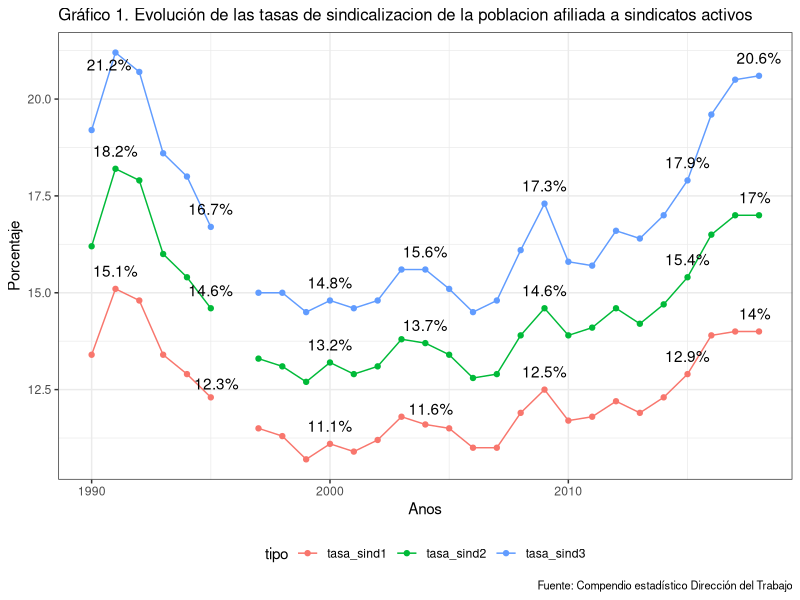
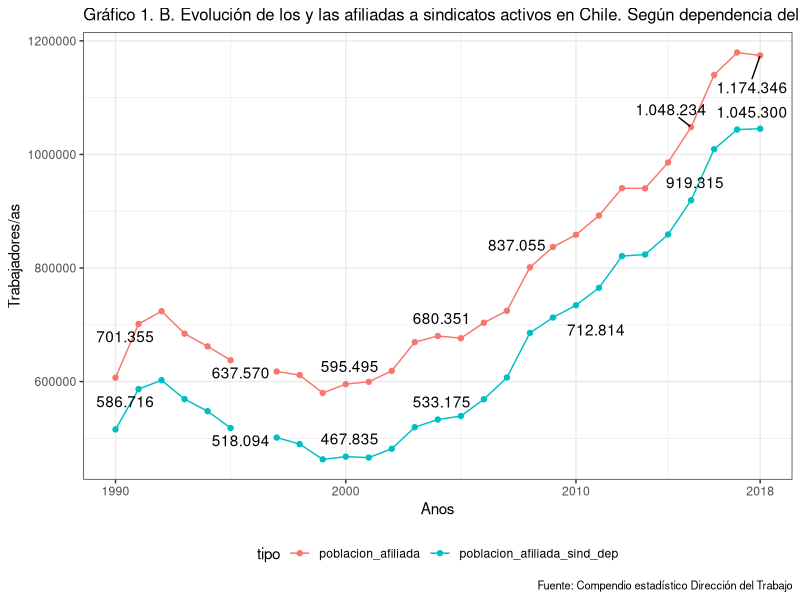
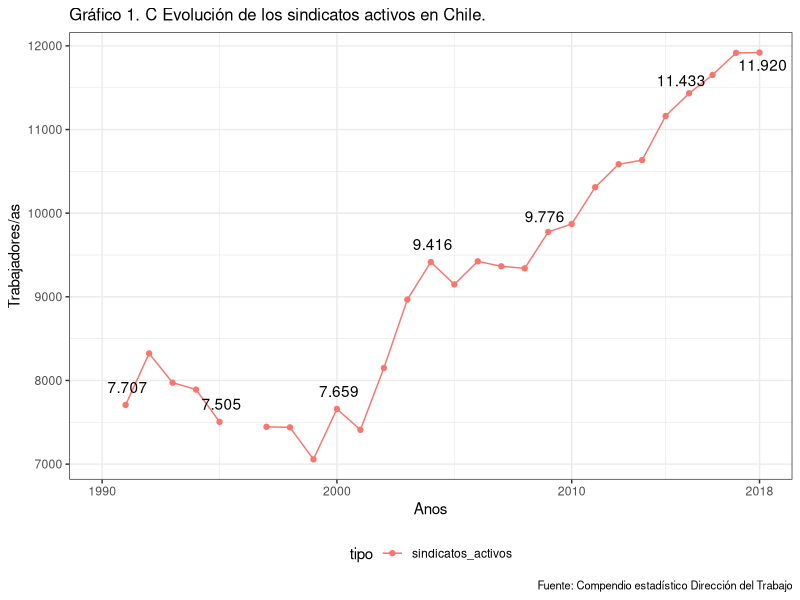
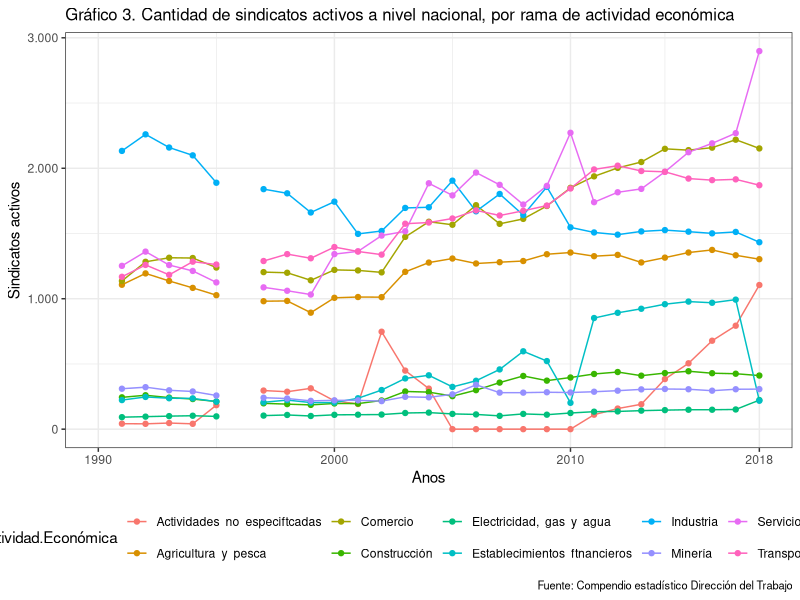
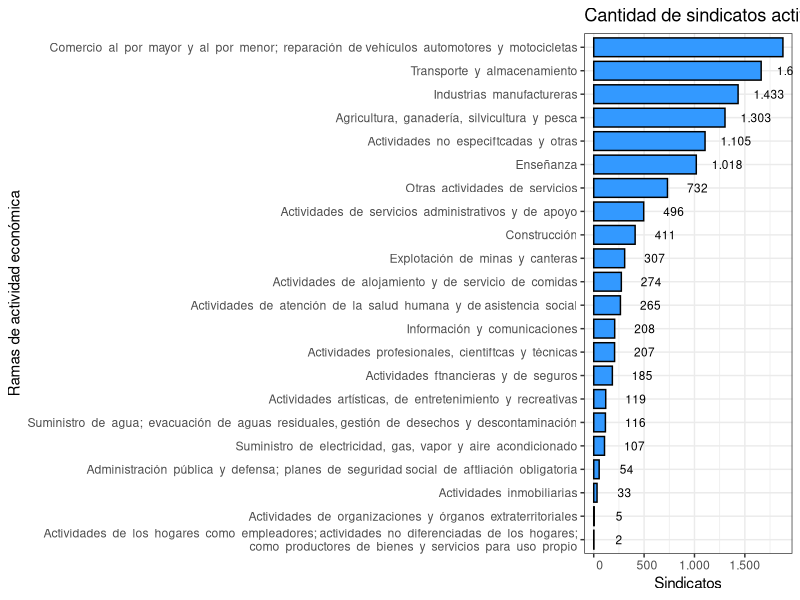
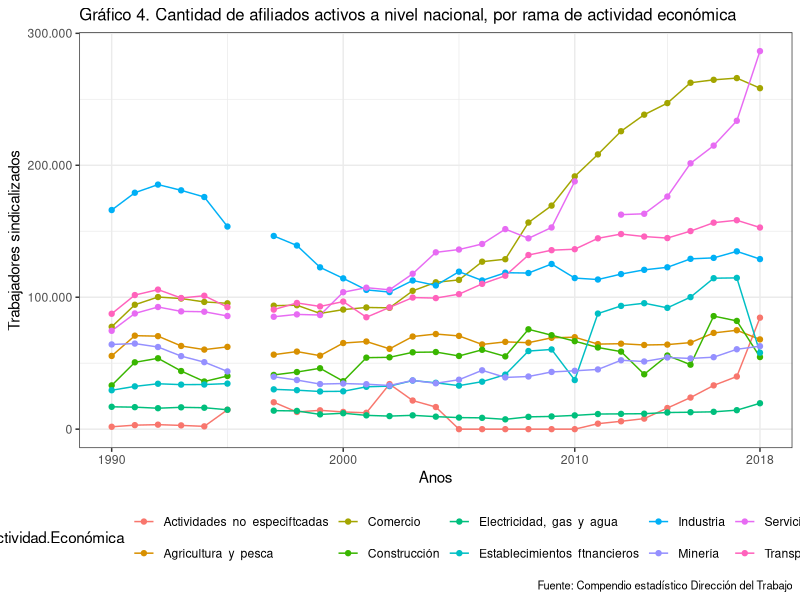
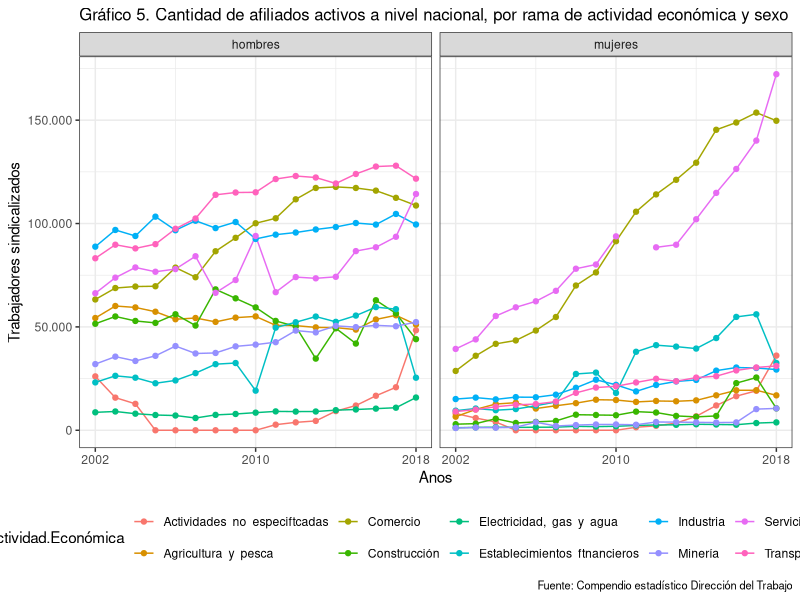
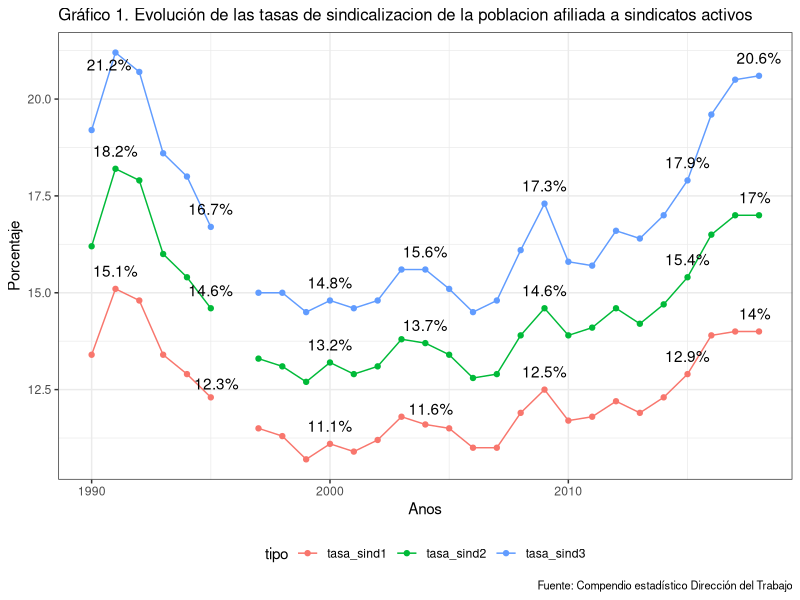

These charts were generated, in order, by the following R code: (Note: this script raises an error after producing the figures.)
library(tidyverse)
library(ggrepel)
library(openxlsx)
library(tibble)


# 1. OOSS -----------------------------------------------------------------



#### Cuadro1. Cantidad de sindicatos activos, poblacion afiliada a sindicatos activos, fuerza de trabajo y tasas de sindicalización, años 1990 a 1999 ####

f0<-c("ano",
      "sindicatos_activos",
      "poblacion_afiliada",
      "ft_ocupada1",
      "tasa_sind1",
      "ft_ocupada2",
      "tasa_sind2",
      "poblacion_afiliada_sind_dep",
      "ft_ocupada3",
      "tasa_sind3")

cuadro1<-rbind(
c(1990 ,NA   ,606812 ,4525530 ,13.4, 3745599, 16.2, 515825 ,2692459, 19.2),
c(1991 ,7707 ,701355 ,4630670 ,15.1, 3862016, 18.2, 586716 ,2765416, 21.2),
c(1992 ,8323 ,724065 ,4877430 ,14.8, 4054999, 17.9, 602435 ,2909679, 20.7),
c(1993 ,7974 ,684361 ,5109290 ,13.4, 4280082, 16.0, 569066 ,3067602, 18.6),
c(1994 ,7891 ,661966 ,5122760 ,12.9, 4305265, 15.4, 547862 ,3038135, 18.0),
c(1995 ,7505 ,637570 ,5174410 ,12.3, 4364825, 14.6, 518094 ,3100665, 16.7),
c(1996 ,NA   , NA     ,5298680 ,NA   ,4525632 ,NA   ,NA      ,3243452,  NA),
c(1997 ,7446 ,617761 ,5380190 ,11.5, 4643794, 13.3, 501386 ,3350654, 15.0),
c(1998 ,7439 ,611535 ,5432350 ,11.3, 4657376, 13.1, 489957 ,3276276, 15.0),
c(1999 ,7057 ,579996 ,5404480 ,10.7, 4552804, 12.7, 463071 ,3192874, 14.5),
c(2000, 7659, 595495, 5381460, 11.1, 4528339, 13.2, 467835, 3170319, 14.8),
c(2001, 7410, 599610, 5479390, 10.9, 4631937, 12.9, 466138, 3187987, 14.6),
c(2002, 8149, 618930, 5531260, 11.2, 4723018, 13.1, 481749, 3253178, 14.8),
c(2003, 8967, 669507, 5675130, 11.8, 4849564, 13.8, 519687, 3326674, 15.6),
c(2004, 9416, 680351, 5862900, 11.6, 4979719, 13.7, 533175, 3423609, 15.6),
c(2005, 9148, 676368, 5904999, 11.5, 5054172, 13.4, 539326, 3581293, 15.1),
c(2006, 9424, 703706, 6410982, 11.0, 5477846, 12.8, 568856, 3933474, 14.5),
c(2007, 9365, 724606, 6567241, 11.0, 5622264, 12.9, 607190, 4099492, 14.8),
c(2008, 9340, 801251, 6740408, 11.9, 5782781, 13.9, 685763, 4251018, 16.1),
c(2009, 9776, 837055, 6710990, 12.5, 5747152, 14.6, 712814, 4131857, 17.3),
c(2010, 9871  ,858571,  7353835, 11.7, 6172536, 13.9, 734495  ,4646299, 15.8),
c(2011 ,10310 ,892365,  7564346, 11.8, 6348945, 14.1, 765138  ,4863073, 15.7),
c(2012 ,10585 ,940603,  7699431, 12.2, 6441986, 14.6, 821041  ,4960005, 16.6),
c(2013 ,10634 ,940222,  7904048, 11.9, 6600648, 14.2, 823722  ,5024782, 16.4),
c(2014 ,11162 ,985770,  8013717, 12.3, 6686276, 14.7, 859093  ,5061592, 17.0),
c(2015 ,11433 ,1048234, 8136356, 12.9, 6815314, 15.4, 919315  ,5133964, 17.9),
c(2016 ,11653 ,1139955 ,8216865 ,13.9 ,6901108 ,16.5 ,1009255 ,5142873, 19.6),
c(2017 ,11916 ,1179445 ,8406527 ,14.0 ,6930930 ,17.0 ,1043865 ,5099920, 20.5),
c(2018 ,11920 ,1174346 ,8414056 ,14.0 ,6927523 ,17.0 ,1045300 ,5068372, 20.6)
)

cuadro1<-cuadro1 %>% as.data.frame()
names(cuadro1)<-f0
cuadro1


# Grafico 1

cuadro1 %>% select(ano,tasa_sind1,tasa_sind2,tasa_sind3) %>% 
  gather(tipo,tasa,-ano) %>% mutate(tasa=as.numeric(tasa)) %>% 
  ggplot(aes(x=ano,y=tasa,color=tipo)) + geom_line() + geom_point() + theme_bw() + 
  labs(title = "Gráfico 1. Evolución de las tasas de sindicalizacion de la poblacion afiliada a sindicatos activos",
       x="Anos",
       y = "Porcentaje",
       caption = "Fuente: Compendio estadístico Dirección del Trabajo") + 
  theme(legend.position = "bottom",plot.title = element_text(size=12),
        plot.subtitle = element_text(size=10),
        plot.caption = element_text(size=8)) + 
  geom_text_repel(aes(label=ifelse(ano%in%c(1991,1995,2000,2004,2009,2015,2018),format(paste0(round(tasa,1),"%")),"")), vjust=-1,colour="black")




ggsave(
  plot = last_plot(),
  filename = "Output/Graficos/1. OOSS/grafico1.Evolucion de las tasas de sindicalizacion de la poblacion afiliada a sindicatos activos.png",
  device = "png",
  dpi = "retina",
  units = "cm",
  width = 33,
  height = 17
)


cuadro1 %>% select(ano,poblacion_afiliada,poblacion_afiliada_sind_dep) %>% 
  gather(tipo,tasa,-ano) %>% mutate(tasa=as.numeric(tasa)) %>% 
  ggplot(aes(x=ano,y=tasa,color=tipo)) + geom_line() + geom_point() + theme_bw() + 
  labs(title = "Gráfico 1. B. Evolución de los y las afiliadas a sindicatos activos en Chile. Según dependencia del sindicato.",
       x="Anos",
       y = "Trabajadores/as",
       caption = "Fuente: Compendio estadístico Dirección del Trabajo") + 
  theme(legend.position = "bottom",plot.title = element_text(size=12),
        plot.subtitle = element_text(size=10),
        plot.caption = element_text(size=8)) + 
  geom_text_repel(aes(label=ifelse(ano%in%c(1991,1995,2000,2004,2009,2015,2018),format(tasa, big.mark = ".", scientific = FALSE),"")), vjust=-1,colour="black") +
  scale_x_continuous(limits = c(1990, 2018),breaks = c(1990,2000,2010,2018))

ggsave(
  plot = last_plot(),
  filename = "Output/Graficos/1. OOSS/grafico1.B Evolución de los y las afiliadas a sindicatos activos en Chile. Según dependencia del sindicato.png",
  device = "png",
  dpi = "retina",
  units = "cm",
  width = 33,
  height = 17
)


cuadro1 %>% select(ano,sindicatos_activos) %>% 
  gather(tipo,tasa,-ano) %>% mutate(tasa=as.numeric(tasa)) %>% 
  ggplot(aes(x=ano,y=tasa,color=tipo)) + geom_line() + geom_point() + theme_bw() + 
  labs(title = "Gráfico 1. C Evolución de los sindicatos activos en Chile.",
       x="Anos",
       y = "Trabajadores/as",
       caption = "Fuente: Compendio estadístico Dirección del Trabajo") + 
  theme(legend.position = "bottom",plot.title = element_text(size=12),
        plot.subtitle = element_text(size=10),
        plot.caption = element_text(size=8)) + 
  geom_text_repel(aes(label=ifelse(ano%in%c(1991,1995,2000,2004,2009,2015,2018),format(tasa, big.mark = ".", scientific = FALSE),"")), vjust=-1,colour="black") +
  scale_x_continuous(limits = c(1990, 2018),breaks = c(1990,2000,2010,2018))


ggsave(
  plot = last_plot(),
  filename = "Output/Graficos/1. OOSS/grafico1.C Evolución de los sindicatos activos en Chile.png",
  device = "png",
  dpi = "retina",
  units = "cm",
  width = 33,
  height = 17
)


#### Cuadro 2. Cantidad de trabajadores afiliados a sindicatos activos, fuerza de trabajo ocupada, y tasa de sindicalización, según sexo ####

cuadro2<-rbind(
c(2002, 497272, 121658, 618930 , 3241454, 1481566, 4723020, 15.3, 8.2  ,13.1),
c(2003, 531238, 138269, 669507 , 3298663, 1550891, 4849554, 16.1, 8.9  ,13.8),
c(2004, 522271, 158080, 680351 , 3335792, 1643938, 4979730, 15.7, 9.6  ,13.7),
c(2005, 515114, 161254, 676368 , 3376302, 1677870, 5054172, 15.3, 9.6  ,13.4),
c(2006, 532661, 171045, 703706 , 3627100, 1850746, 5477846, 14.7, 9.2  ,12.8),
c(2007, 537651, 186955, 724606 , 3683805, 1938459, 5622264, 14.6, 9.6  ,12.9),
c(2008, 562172, 239079, 801251 , 3738207, 2044574, 5782781, 15.0, 11.7 ,13.9),
c(2009, 580795, 256260, 837055 , 3661636, 2085516, 5747152, 15.9, 12.3 ,14.6),
c(2010, 585384, 273187, 858571 , 3822903, 2349633, 6172536, 15.3, 11.6 ,13.9),
c(2011, 593203, 299162, 892365 , 3883465, 2465480, 6348945, 15.3, 12.1 ,14.1),
c(2012, 618610, 321993, 940603 , 3930414, 2511571, 6441986, 15.7, 12.8 ,14.6),
c(2013, 610485, 329737, 940222 , 4005377, 2595271, 6600648, 15.2, 12.7 ,14.2),
c(2014, 630512, 355258, 985770 , 4035930, 2650346, 6686276, 15.6, 13.4 ,14.7),
c(2015, 646093, 402141, 1048234, 4081413, 2733898, 6815311, 15.8, 14.7 ,15.4),
c(2016, 683516, 455528, 1139044, 4153796, 2747312, 6901108, 16.5, 16.6 ,16.5),
c(2017, 691381, 488064, 1179445, 4157795, 2773138, 6930933, 16.6, 17.6 ,17.0),
c(2018, 681399, 492947, 1174346, 4149084, 2778439, 6927523, 16.4, 17.7 ,17.0)
) %>% as.data.frame()

names(cuadro2)<-c("ano","afiliados_hombres","afiliados_mujeres","afiliados_total",
                  "ft_hombres","ft_mujeres","ft_total","ft_hombres", "ft_mujeres","ft_total")


#### Cuadro 3. Cantidad de sindicatos activos a nivel nacional, por rama de actividad económica ####

# CIIU rev 2 1991-2010
cuadro3_1<-cbind(
read.xlsx("Input/Ilovepdf/1. OOSS.xlsx",sheet = 5,rows=c(1:12),cols=c(1:8),na.strings = "**"),
read.xlsx("Input/Ilovepdf/1. OOSS.xlsx",sheet = 6,rows=c(1:12),cols=c(2:8),na.strings = "**"),
read.xlsx("Input/Ilovepdf/1. OOSS.xlsx",sheet = 7,rows=c(2:13),cols=c(2:8),na.strings = "**")
)

# CIIU rev 3 2011-2017
cuadro3_2<-read.xlsx("Input/Ilovepdf/1. OOSS.xlsx",sheet = 8,rows=c(2:21),cols=c(1:8),na.strings = "**")

# CIIU rev 4 2018
cuadro3_3<-read.xlsx("Input/Ilovepdf/1. OOSS.xlsx",sheet = 9,rows=c(2:25),cols=c(1:2),na.strings = "**")


cuadro3_2_r<-cuadro3_2 %>% add_row(Rama.Actividad.Económica="Agricultura  y  pesca",
                      `2011`=sum(.$`2011`[1]+.$`2011`[2]),
                      `2012`=sum(.$`2012`[1]+.$`2012`[2]),
                      `2013`=sum(.$`2013`[1]+.$`2013`[2]),
                      `2014`=sum(.$`2014`[1]+.$`2014`[2]),
                      `2015`=sum(.$`2015`[1]+.$`2015`[2]),
                      `2016`=sum(.$`2016`[1]+.$`2016`[2]),
                      `2017`=sum(.$`2017`[1]+.$`2017`[2])) %>% 
  
              add_row(Rama.Actividad.Económica="Minería",
                      `2011`=sum(.$`2011`[3]),
                      `2012`=sum(.$`2012`[3]),
                      `2013`=sum(.$`2013`[3]),
                      `2014`=sum(.$`2014`[3]),
                      `2015`=sum(.$`2015`[3]),
                      `2016`=sum(.$`2016`[3]),
                      `2017`=sum(.$`2017`[3])) %>%
  
              add_row(Rama.Actividad.Económica="Industria",
                      `2011`=sum(.$`2011`[4]),
                      `2012`=sum(.$`2012`[4]),
                      `2013`=sum(.$`2013`[4]),
                      `2014`=sum(.$`2014`[4]),
                      `2015`=sum(.$`2015`[4]),
                      `2016`=sum(.$`2016`[4]),
                      `2017`=sum(.$`2017`[4])) %>%
  
              add_row(Rama.Actividad.Económica="Electricidad,  gas  y  agua",
                      `2011`=sum(.$`2011`[5]),
                      `2012`=sum(.$`2012`[5]),
                      `2013`=sum(.$`2013`[5]),
                      `2014`=sum(.$`2014`[5]),
                      `2015`=sum(.$`2015`[5]),
                      `2016`=sum(.$`2016`[5]),
                      `2017`=sum(.$`2017`[5])) %>%
  
              add_row(Rama.Actividad.Económica="Construcción",
                      `2011`=sum(.$`2011`[6]),
                      `2012`=sum(.$`2012`[6]),
                      `2013`=sum(.$`2013`[6]),
                      `2014`=sum(.$`2014`[6]),
                      `2015`=sum(.$`2015`[6]),
                      `2016`=sum(.$`2016`[6]),
                      `2017`=sum(.$`2017`[6])) %>%
  
              add_row(Rama.Actividad.Económica="Comercio",
                      `2011`=sum(.$`2011`[7]+.$`2011`[8]),
                      `2012`=sum(.$`2012`[7]+.$`2012`[8]),
                      `2013`=sum(.$`2013`[7]+.$`2013`[8]),
                      `2014`=sum(.$`2014`[7]+.$`2014`[8]),
                      `2015`=sum(.$`2015`[7]+.$`2015`[8]),
                      `2016`=sum(.$`2016`[7]+.$`2016`[8]),
                      `2017`=sum(.$`2017`[7]+.$`2017`[8])) %>%
  
              add_row(Rama.Actividad.Económica="Transporte  y  comunicaciones",
                      `2011`=sum(.$`2011`[9]),
                      `2012`=sum(.$`2012`[9]),
                      `2013`=sum(.$`2013`[9]),
                      `2014`=sum(.$`2014`[9]),
                      `2015`=sum(.$`2015`[9]),
                      `2016`=sum(.$`2016`[9]),
                      `2017`=sum(.$`2017`[9])) %>%
  
              add_row(Rama.Actividad.Económica="Establecimientos  ftnancieros",
                      `2011`=sum(.$`2011`[10]+.$`2011`[11]),
                      `2012`=sum(.$`2012`[10]+.$`2012`[11]),
                      `2013`=sum(.$`2013`[10]+.$`2013`[11]),
                      `2014`=sum(.$`2014`[10]+.$`2014`[11]),
                      `2015`=sum(.$`2015`[10]+.$`2015`[11]),
                      `2016`=sum(.$`2016`[10]+.$`2016`[11]),
                      `2017`=sum(.$`2017`[10]+.$`2017`[11])) %>%
  
              add_row(Rama.Actividad.Económica="Servicios",
                      `2011`=sum(.$`2011`[12]+.$`2011`[13]+.$`2011`[14]+.$`2011`[15]+.$`2011`[16]+.$`2011`[17]),
                      `2012`=sum(.$`2012`[12]+.$`2012`[13]+.$`2012`[14]+.$`2012`[15]+.$`2012`[16]+.$`2012`[17]),
                      `2013`=sum(.$`2013`[12]+.$`2013`[13]+.$`2013`[14]+.$`2013`[15]+.$`2013`[16]+.$`2013`[17]),
                      `2014`=sum(.$`2014`[12]+.$`2014`[13]+.$`2014`[14]+.$`2014`[15]+.$`2014`[16]+.$`2014`[17]),
                      `2015`=sum(.$`2015`[12]+.$`2015`[13]+.$`2015`[14]+.$`2015`[15]+.$`2015`[16]+.$`2015`[17]),
                      `2016`=sum(.$`2016`[12]+.$`2016`[13]+.$`2016`[14]+.$`2016`[15]+.$`2016`[16]+.$`2016`[17]),
                      `2017`=sum(.$`2017`[12]+.$`2017`[13]+.$`2017`[14]+.$`2017`[15]+.$`2017`[16]+.$`2017`[17])) %>%
  
              add_row(Rama.Actividad.Económica="Actividades  no  especiftcadas",
                      `2011`=sum(.$`2011`[18]),
                      `2012`=sum(.$`2012`[18]),
                      `2013`=sum(.$`2013`[18]),
                      `2014`=sum(.$`2014`[18]),
                      `2015`=sum(.$`2015`[18]),
                      `2016`=sum(.$`2016`[18]),
                      `2017`=sum(.$`2017`[18]))


cuadro3_3_r<-cuadro3_3 %>% add_row(Rama.Actividad.Económica="Agricultura  y  pesca",
                                   `2018`=sum(.$`2018`[1])) %>% 
  
  add_row(Rama.Actividad.Económica="Minería",
          `2018`=sum(.$`2018`[2])) %>%
  
  add_row(Rama.Actividad.Económica="Industria",
          `2018`=sum(.$`2018`[3])) %>%
  
  add_row(Rama.Actividad.Económica="Electricidad,  gas  y  agua",
          `2018`=sum(.$`2018`[4]+.$`2018`[5])) %>%
  
  add_row(Rama.Actividad.Económica="Construcción",
          `2018`=sum(.$`2018`[6])) %>%
  
  add_row(Rama.Actividad.Económica="Comercio",
          `2018`=sum(.$`2018`[7]+.$`2018`[9])) %>%
  
  add_row(Rama.Actividad.Económica="Transporte  y  comunicaciones",
          `2018`=sum(.$`2018`[8]+.$`2018`[10])) %>%
  
  add_row(Rama.Actividad.Económica="Establecimientos  ftnancieros",
          `2018`=sum(.$`2018`[11]+.$`2018`[12])) %>%
  
  add_row(Rama.Actividad.Económica="Servicios",
          `2018`=sum(.$`2018`[13]+.$`2018`[14]+.$`2018`[15]+.$`2018`[16]+.$`2018`[17]+.$`2018`[18]+.$`2018`[19]+.$`2018`[20]+.$`2018`[21])) %>%
  
  add_row(Rama.Actividad.Económica="Actividades  no  especiftcadas",
          `2018`=sum(.$`2018`[22]))

  
cuadro3<-merge(cuadro3_1,cuadro3_2_r,by="Rama.Actividad.Económica",all.x = TRUE)
cuadro3<-merge(cuadro3,cuadro3_3_r,by="Rama.Actividad.Económica",all.x = TRUE)

cuadro3<-unique( cuadro3 )
cuadro3<-cuadro3[-3,]

# Grafico 3
cuadro3 %>% filter(Rama.Actividad.Económica!="Total") %>% 
  gather(ano,sindicatos,-Rama.Actividad.Económica) %>% mutate(tasa=as.numeric(sindicatos),
                                                              ano=as.numeric(ano)) %>% 
  ggplot(aes(x=ano,y=sindicatos,color=Rama.Actividad.Económica)) + geom_line() + geom_point() + theme_bw() + 
  labs(title = "Gráfico 3. Cantidad de sindicatos activos a nivel nacional, por rama de actividad económica",
       x="Anos",
       y = "Sindicatos activos",
       caption = "Fuente: Compendio estadístico Dirección del Trabajo") + 
  theme(legend.position = "bottom",plot.title = element_text(size=12),
        plot.subtitle = element_text(size=10),
        plot.caption = element_text(size=8)) + scale_y_continuous(labels=function(x) format(x, big.mark = ".", scientific = FALSE))+
  scale_x_continuous(limits = c(1990, 2018),breaks = c(1990,2000,2010,2018))

ggsave(
  plot = last_plot(),
  filename = "Output/Graficos/1. OOSS/grafico3.Cantidad de sindicatos activos a nivel nacional, por rama de actividad económica.png",
  device = "png",
  dpi = "retina",
  units = "cm",
  width = 33,
  height = 17
)


#### Cuadro 3 solo 2018 (ramas desagregadas)

cuadro3_3 %>% filter(Rama.Actividad.Económica!="Total") %>% 
  ggplot(aes(x=as.factor(reorder(Rama.Actividad.Económica,`2018`)),y=`2018`))+
  geom_bar(stat="identity", fill="#3399FF", colour="black", width=0.8) + 
  scale_y_continuous(labels=function(x) format(x, big.mark = ".", scientific = FALSE)) +
  theme_bw() +  coord_flip() + 
  geom_text(aes(label = format(`2018`, big.mark = ".", scientific = FALSE)), hjust=-0.5, colour = "black", size=3.0) +
  labs(title="Cantidad de sindicatos activos a nivel nacional, por rama de actividad económica en 2018",
       x="Ramas de actividad económica", 
       y = "Sindicatos")



#### Cuadro 4. y 5. Cantidad de afiliados ####

## 1990 a 2001
cuadro4_1<-cbind(
  read.xlsx("Input/Ilovepdf/1. OOSS.xlsx",sheet = 10,rows=c(1:12),cols=c(1:7),na.strings = "**"),
  read.xlsx("Input/Ilovepdf/1. OOSS.xlsx",sheet = 11,rows=c(2:13),cols=c(2:7),na.strings = "**")
)

## 2002 a 2010

a<-read.xlsx("Input/Ilovepdf/1. OOSS.xlsx",sheet = 12,rows=c(4:14),cols=c(1:10),na.strings = "**",colNames = FALSE)
b<-read.xlsx("Input/Ilovepdf/1. OOSS.xlsx",sheet = 13,rows=c(3:13),cols=c(2:10),na.strings = "**",colNames = FALSE)
c<-read.xlsx("Input/Ilovepdf/1. OOSS.xlsx",sheet = 14,rows=c(3:13),cols=c(2:10),na.strings = "**",colNames = FALSE)
names(a)<-c("Rama.Actividad.Económica","h2","m2","t2","h3","m3","t3","h4","m4","t4")
names(b)<-c("h5","m5","t5","h6","m6","t6","h7","m7","t7")
names(c)<-c("h8","m8","t8","h9","m9","t9","h10","m10","t10")
cuadro4_2_sexo<-cbind(a,b,c)

cuadro4_2<-cuadro4_2_sexo %>% select(1,4,7,10,13,16,19,22,25,28)

## 2011 a 2017
cuadro4_3_sexo<-cbind(
read.xlsx("Input/Ilovepdf/1. OOSS.xlsx",sheet = 15,rows=c(4:22),cols=c(1:7),na.strings = "**",colNames = FALSE),
read.xlsx("Input/Ilovepdf/1. OOSS.xlsx",sheet = 16,rows=c(4:22),cols=c(2:7),na.strings = "**",colNames = FALSE),
read.xlsx("Input/Ilovepdf/1. OOSS.xlsx",sheet = 17,rows=c(4:22),cols=c(2:7),na.strings = "**",colNames = FALSE),
read.xlsx("Input/Ilovepdf/1. OOSS.xlsx",sheet = 18,rows=c(4:22),cols=c(2:4),na.strings = "**",colNames = FALSE)
)

names(cuadro4_3_sexo)<-c("Rama.Actividad.Económica","h11","m11","t11","h12","m12","t12","h13","m13","t13","h14","m14","t14",
                               "h15","m15","t15","h16","m16","t16","h17","m17","t17")

cuadro4_3<-cuadro4_3_sexo %>% select(1,4,7,10,13,16,19,22)


## 2018
cuadro4_4_sexo<-read.xlsx("Input/Ilovepdf/1. OOSS.xlsx",sheet = 19,rows=c(3:26),cols=c(1:4),na.strings = "**")
names(cuadro4_4_sexo)<-c("Rama.Actividad.Económica","h18","m18","t18")
cuadro4_4<-cuadro4_4_sexo %>% select(1,4)

## A. Primero sin sexo

cuadro4_1
cuadro4_2
colnames(cuadro4_2)<-c("Rama.Actividad.Económica",2002,2003,2004,2005,2006,2007,2008,2009,2010)

colnames(cuadro4_3)<-c("Rama.Actividad.Económica",2011,2012,2013,2014,2015,2016,2017)

cuadro4_3<-cuadro4_3 %>% add_row(Rama.Actividad.Económica="Agricultura  y  pesca",
                                   `2011`=sum(.$`2011`[1]+.$`2011`[2]),
                                   `2012`=sum(.$`2012`[1]+.$`2012`[2]),
                                   `2013`=sum(.$`2013`[1]+.$`2013`[2]),
                                   `2014`=sum(.$`2014`[1]+.$`2014`[2]),
                                   `2015`=sum(.$`2015`[1]+.$`2015`[2]),
                                   `2016`=sum(.$`2016`[1]+.$`2016`[2]),
                                   `2017`=sum(.$`2017`[1]+.$`2017`[2])) %>% 
  
  add_row(Rama.Actividad.Económica="Minería",
          `2011`=sum(.$`2011`[3]),
          `2012`=sum(.$`2012`[3]),
          `2013`=sum(.$`2013`[3]),
          `2014`=sum(.$`2014`[3]),
          `2015`=sum(.$`2015`[3]),
          `2016`=sum(.$`2016`[3]),
          `2017`=sum(.$`2017`[3])) %>%
  
  add_row(Rama.Actividad.Económica="Industria",
          `2011`=sum(.$`2011`[4]),
          `2012`=sum(.$`2012`[4]),
          `2013`=sum(.$`2013`[4]),
          `2014`=sum(.$`2014`[4]),
          `2015`=sum(.$`2015`[4]),
          `2016`=sum(.$`2016`[4]),
          `2017`=sum(.$`2017`[4])) %>%
  
  add_row(Rama.Actividad.Económica="Electricidad,  gas  y  agua",
          `2011`=sum(.$`2011`[5]),
          `2012`=sum(.$`2012`[5]),
          `2013`=sum(.$`2013`[5]),
          `2014`=sum(.$`2014`[5]),
          `2015`=sum(.$`2015`[5]),
          `2016`=sum(.$`2016`[5]),
          `2017`=sum(.$`2017`[5])) %>%
  
  add_row(Rama.Actividad.Económica="Construcción",
          `2011`=sum(.$`2011`[6]),
          `2012`=sum(.$`2012`[6]),
          `2013`=sum(.$`2013`[6]),
          `2014`=sum(.$`2014`[6]),
          `2015`=sum(.$`2015`[6]),
          `2016`=sum(.$`2016`[6]),
          `2017`=sum(.$`2017`[6])) %>%
  
  add_row(Rama.Actividad.Económica="Comercio",
          `2011`=sum(.$`2011`[7]+.$`2011`[8]),
          `2012`=sum(.$`2012`[7]+.$`2012`[8]),
          `2013`=sum(.$`2013`[7]+.$`2013`[8]),
          `2014`=sum(.$`2014`[7]+.$`2014`[8]),
          `2015`=sum(.$`2015`[7]+.$`2015`[8]),
          `2016`=sum(.$`2016`[7]+.$`2016`[8]),
          `2017`=sum(.$`2017`[7]+.$`2017`[8])) %>%
  
  add_row(Rama.Actividad.Económica="Transporte  y  comunicaciones",
          `2011`=sum(.$`2011`[9]),
          `2012`=sum(.$`2012`[9]),
          `2013`=sum(.$`2013`[9]),
          `2014`=sum(.$`2014`[9]),
          `2015`=sum(.$`2015`[9]),
          `2016`=sum(.$`2016`[9]),
          `2017`=sum(.$`2017`[9])) %>%
  
  add_row(Rama.Actividad.Económica="Establecimientos  ftnancieros",
          `2011`=sum(.$`2011`[10]+.$`2011`[11]),
          `2012`=sum(.$`2012`[10]+.$`2012`[11]),
          `2013`=sum(.$`2013`[10]+.$`2013`[11]),
          `2014`=sum(.$`2014`[10]+.$`2014`[11]),
          `2015`=sum(.$`2015`[10]+.$`2015`[11]),
          `2016`=sum(.$`2016`[10]+.$`2016`[11]),
          `2017`=sum(.$`2017`[10]+.$`2017`[11])) %>%
  
  add_row(Rama.Actividad.Económica="Servicios",
          `2011`=sum(.$`2011`[12]+.$`2011`[13]+.$`2011`[14]+.$`2011`[15]+.$`2011`[16]+.$`2011`[17]),
          `2012`=sum(.$`2012`[12]+.$`2012`[13]+.$`2012`[14]+.$`2012`[15]+.$`2012`[16]+.$`2012`[17]),
          `2013`=sum(.$`2013`[12]+.$`2013`[13]+.$`2013`[14]+.$`2013`[15]+.$`2013`[16]+.$`2013`[17]),
          `2014`=sum(.$`2014`[12]+.$`2014`[13]+.$`2014`[14]+.$`2014`[15]+.$`2014`[16]+.$`2014`[17]),
          `2015`=sum(.$`2015`[12]+.$`2015`[13]+.$`2015`[14]+.$`2015`[15]+.$`2015`[16]+.$`2015`[17]),
          `2016`=sum(.$`2016`[12]+.$`2016`[13]+.$`2016`[14]+.$`2016`[15]+.$`2016`[16]+.$`2016`[17]),
          `2017`=sum(.$`2017`[12]+.$`2017`[13]+.$`2017`[14]+.$`2017`[15]+.$`2017`[16]+.$`2017`[17])) %>%
  
  add_row(Rama.Actividad.Económica="Actividades  no  especiftcadas",
          `2011`=sum(.$`2011`[18]),
          `2012`=sum(.$`2012`[18]),
          `2013`=sum(.$`2013`[18]),
          `2014`=sum(.$`2014`[18]),
          `2015`=sum(.$`2015`[18]),
          `2016`=sum(.$`2016`[18]),
          `2017`=sum(.$`2017`[18]))



colnames(cuadro4_4)<-c("Rama.Actividad.Económica",2018)

cuadro4_4<-cuadro4_4 %>% add_row(Rama.Actividad.Económica="Agricultura  y  pesca",
                                   `2018`=sum(.$`2018`[1])) %>% 
  
  add_row(Rama.Actividad.Económica="Minería",
          `2018`=sum(.$`2018`[2])) %>%
  
  add_row(Rama.Actividad.Económica="Industria",
          `2018`=sum(.$`2018`[3])) %>%
  
  add_row(Rama.Actividad.Económica="Electricidad,  gas  y  agua",
          `2018`=sum(.$`2018`[4]+.$`2018`[5])) %>%
  
  add_row(Rama.Actividad.Económica="Construcción",
          `2018`=sum(.$`2018`[6])) %>%
  
  add_row(Rama.Actividad.Económica="Comercio",
          `2018`=sum(.$`2018`[7]+.$`2018`[9])) %>%
  
  add_row(Rama.Actividad.Económica="Transporte  y  comunicaciones",
          `2018`=sum(.$`2018`[8]+.$`2018`[10])) %>%
  
  add_row(Rama.Actividad.Económica="Establecimientos  ftnancieros",
          `2018`=sum(.$`2018`[11]+.$`2018`[12])) %>%
  
  add_row(Rama.Actividad.Económica="Servicios",
          `2018`=sum(.$`2018`[13]+.$`2018`[14]+.$`2018`[15]+.$`2018`[16]+.$`2018`[17]+.$`2018`[18]+.$`2018`[19]+.$`2018`[20]+.$`2018`[21])) %>%
  
  add_row(Rama.Actividad.Económica="Actividades  no  especiftcadas",
          `2018`=sum(.$`2018`[22]))

cuadro4<-merge(cuadro4_1,cuadro4_2,by="Rama.Actividad.Económica")

cuadro4<-merge(cuadro4,cuadro4_3,by="Rama.Actividad.Económica",all.x = TRUE)
cuadro4<-merge(cuadro4,cuadro4_4,by="Rama.Actividad.Económica",all.x = TRUE)

cuadro4<-unique( cuadro4 )
cuadro4<-cuadro4[-3,]

cuadro4 %>% filter(Rama.Actividad.Económica!="Total") %>% 
  gather(ano,afiliados,-Rama.Actividad.Económica) %>% mutate(tasa=as.numeric(afiliados),
                                                              ano=as.numeric(ano)) %>% 
  ggplot(aes(x=ano,y=afiliados,color=Rama.Actividad.Económica)) + geom_line() + geom_point() + theme_bw() + 
  labs(title = "Gráfico 4. Cantidad de afiliados activos a nivel nacional, por rama de actividad económica",
       x="Anos",
       y = "Trabajadores sindicalizados",
       caption = "Fuente: Compendio estadístico Dirección del Trabajo") + 
  theme(legend.position = "bottom",plot.title = element_text(size=12),
        plot.subtitle = element_text(size=10),
        plot.caption = element_text(size=8)) + scale_y_continuous(labels=function(x) format(x, big.mark = ".", scientific = FALSE))+
  scale_x_continuous(limits = c(1990, 2018),breaks = c(1990,2000,2010,2018))



ggsave(
  plot = last_plot(),
  filename = "Output/Graficos/1. OOSS/grafico4.Cantidad de afiliados a nivel nacional, por rama de actividad económica.png",
  device = "png",
  dpi = "retina",
  units = "cm",
  width = 33,
  height = 17
)


## B. Con sexo (cuadro 5) (solo desde 2002)

# hombres
cuadro4_2<-cuadro4_2_sexo %>% select(1,4-2,7-2,10-2,13-2,16-2,19-2,22-2,25-2,28-2)
cuadro4_3<-cuadro4_3_sexo %>% select(1,4-2,7-2,10-2,13-2,16-2,19-2,22-2)
cuadro4_4<-cuadro4_4_sexo %>% select(1,4-2)

colnames(cuadro4_2)<-c("Rama.Actividad.Económica",2002,2003,2004,2005,2006,2007,2008,2009,2010)

colnames(cuadro4_3)<-c("Rama.Actividad.Económica",2011,2012,2013,2014,2015,2016,2017)

cuadro4_3<-cuadro4_3 %>% add_row(Rama.Actividad.Económica="Agricultura  y  pesca",
                                 `2011`=sum(.$`2011`[1]+.$`2011`[2]),
                                 `2012`=sum(.$`2012`[1]+.$`2012`[2]),
                                 `2013`=sum(.$`2013`[1]+.$`2013`[2]),
                                 `2014`=sum(.$`2014`[1]+.$`2014`[2]),
                                 `2015`=sum(.$`2015`[1]+.$`2015`[2]),
                                 `2016`=sum(.$`2016`[1]+.$`2016`[2]),
                                 `2017`=sum(.$`2017`[1]+.$`2017`[2])) %>% 
  
  add_row(Rama.Actividad.Económica="Minería",
          `2011`=sum(.$`2011`[3]),
          `2012`=sum(.$`2012`[3]),
          `2013`=sum(.$`2013`[3]),
          `2014`=sum(.$`2014`[3]),
          `2015`=sum(.$`2015`[3]),
          `2016`=sum(.$`2016`[3]),
          `2017`=sum(.$`2017`[3])) %>%
  
  add_row(Rama.Actividad.Económica="Industria",
          `2011`=sum(.$`2011`[4]),
          `2012`=sum(.$`2012`[4]),
          `2013`=sum(.$`2013`[4]),
          `2014`=sum(.$`2014`[4]),
          `2015`=sum(.$`2015`[4]),
          `2016`=sum(.$`2016`[4]),
          `2017`=sum(.$`2017`[4])) %>%
  
  add_row(Rama.Actividad.Económica="Electricidad,  gas  y  agua",
          `2011`=sum(.$`2011`[5]),
          `2012`=sum(.$`2012`[5]),
          `2013`=sum(.$`2013`[5]),
          `2014`=sum(.$`2014`[5]),
          `2015`=sum(.$`2015`[5]),
          `2016`=sum(.$`2016`[5]),
          `2017`=sum(.$`2017`[5])) %>%
  
  add_row(Rama.Actividad.Económica="Construcción",
          `2011`=sum(.$`2011`[6]),
          `2012`=sum(.$`2012`[6]),
          `2013`=sum(.$`2013`[6]),
          `2014`=sum(.$`2014`[6]),
          `2015`=sum(.$`2015`[6]),
          `2016`=sum(.$`2016`[6]),
          `2017`=sum(.$`2017`[6])) %>%
  
  add_row(Rama.Actividad.Económica="Comercio",
          `2011`=sum(.$`2011`[7]+.$`2011`[8]),
          `2012`=sum(.$`2012`[7]+.$`2012`[8]),
          `2013`=sum(.$`2013`[7]+.$`2013`[8]),
          `2014`=sum(.$`2014`[7]+.$`2014`[8]),
          `2015`=sum(.$`2015`[7]+.$`2015`[8]),
          `2016`=sum(.$`2016`[7]+.$`2016`[8]),
          `2017`=sum(.$`2017`[7]+.$`2017`[8])) %>%
  
  add_row(Rama.Actividad.Económica="Transporte  y  comunicaciones",
          `2011`=sum(.$`2011`[9]),
          `2012`=sum(.$`2012`[9]),
          `2013`=sum(.$`2013`[9]),
          `2014`=sum(.$`2014`[9]),
          `2015`=sum(.$`2015`[9]),
          `2016`=sum(.$`2016`[9]),
          `2017`=sum(.$`2017`[9])) %>%
  
  add_row(Rama.Actividad.Económica="Establecimientos  ftnancieros",
          `2011`=sum(.$`2011`[10]+.$`2011`[11]),
          `2012`=sum(.$`2012`[10]+.$`2012`[11]),
          `2013`=sum(.$`2013`[10]+.$`2013`[11]),
          `2014`=sum(.$`2014`[10]+.$`2014`[11]),
          `2015`=sum(.$`2015`[10]+.$`2015`[11]),
          `2016`=sum(.$`2016`[10]+.$`2016`[11]),
          `2017`=sum(.$`2017`[10]+.$`2017`[11])) %>%
  
  add_row(Rama.Actividad.Económica="Servicios",
          `2011`=sum(.$`2011`[12]+.$`2011`[13]+.$`2011`[14]+.$`2011`[15]+.$`2011`[16]+.$`2011`[17]),
          `2012`=sum(.$`2012`[12]+.$`2012`[13]+.$`2012`[14]+.$`2012`[15]+.$`2012`[16]+.$`2012`[17]),
          `2013`=sum(.$`2013`[12]+.$`2013`[13]+.$`2013`[14]+.$`2013`[15]+.$`2013`[16]+.$`2013`[17]),
          `2014`=sum(.$`2014`[12]+.$`2014`[13]+.$`2014`[14]+.$`2014`[15]+.$`2014`[16]+.$`2014`[17]),
          `2015`=sum(.$`2015`[12]+.$`2015`[13]+.$`2015`[14]+.$`2015`[15]+.$`2015`[16]+.$`2015`[17]),
          `2016`=sum(.$`2016`[12]+.$`2016`[13]+.$`2016`[14]+.$`2016`[15]+.$`2016`[16]+.$`2016`[17]),
          `2017`=sum(.$`2017`[12]+.$`2017`[13]+.$`2017`[14]+.$`2017`[15]+.$`2017`[16]+.$`2017`[17])) %>%
  
  add_row(Rama.Actividad.Económica="Actividades  no  especiftcadas",
          `2011`=sum(.$`2011`[18]),
          `2012`=sum(.$`2012`[18]),
          `2013`=sum(.$`2013`[18]),
          `2014`=sum(.$`2014`[18]),
          `2015`=sum(.$`2015`[18]),
          `2016`=sum(.$`2016`[18]),
          `2017`=sum(.$`2017`[18]))

colnames(cuadro4_4)<-c("Rama.Actividad.Económica",2018)

cuadro4_4<-cuadro4_4 %>% add_row(Rama.Actividad.Económica="Agricultura  y  pesca",
                                 `2018`=sum(.$`2018`[1])) %>% 
  
  add_row(Rama.Actividad.Económica="Minería",
          `2018`=sum(.$`2018`[2])) %>%
  
  add_row(Rama.Actividad.Económica="Industria",
          `2018`=sum(.$`2018`[3])) %>%
  
  add_row(Rama.Actividad.Económica="Electricidad,  gas  y  agua",
          `2018`=sum(.$`2018`[4]+.$`2018`[5])) %>%
  
  add_row(Rama.Actividad.Económica="Construcción",
          `2018`=sum(.$`2018`[6])) %>%
  
  add_row(Rama.Actividad.Económica="Comercio",
          `2018`=sum(.$`2018`[7]+.$`2018`[9])) %>%
  
  add_row(Rama.Actividad.Económica="Transporte  y  comunicaciones",
          `2018`=sum(.$`2018`[8]+.$`2018`[10])) %>%
  
  add_row(Rama.Actividad.Económica="Establecimientos  ftnancieros",
          `2018`=sum(.$`2018`[11]+.$`2018`[12])) %>%
  
  add_row(Rama.Actividad.Económica="Servicios",
          `2018`=sum(.$`2018`[13]+.$`2018`[14]+.$`2018`[15]+.$`2018`[16]+.$`2018`[17]+.$`2018`[18]+.$`2018`[19]+.$`2018`[20]+.$`2018`[21])) %>%
  
  add_row(Rama.Actividad.Económica="Actividades  no  especiftcadas",
          `2018`=sum(.$`2018`[22]))

cuadro5_hombres<-merge(cuadro4_2,cuadro4_3,by="Rama.Actividad.Económica",all.x = TRUE)
cuadro5_hombres<-merge(cuadro5_hombres,cuadro4_4,by="Rama.Actividad.Económica",all.x = TRUE)

cuadro5_hombres<-unique( cuadro5_hombres )
cuadro5_hombres<-cuadro5_hombres[-3,]


# mujeres
cuadro4_2<-cuadro4_2_sexo %>% select(1,4-1,7-1,10-1,13-1,16-1,19-1,22-1,25-1,28-1)
cuadro4_3<-cuadro4_3_sexo %>% select(1,4-1,7-1,10-1,13-1,16-1,19-1,22-1)
cuadro4_4<-cuadro4_4_sexo %>% select(1,4-1)

colnames(cuadro4_2)<-c("Rama.Actividad.Económica",2002,2003,2004,2005,2006,2007,2008,2009,2010)

colnames(cuadro4_3)<-c("Rama.Actividad.Económica",2011,2012,2013,2014,2015,2016,2017)

cuadro4_3<-cuadro4_3 %>% add_row(Rama.Actividad.Económica="Agricultura  y  pesca",
                                 `2011`=sum(.$`2011`[1]+.$`2011`[2]),
                                 `2012`=sum(.$`2012`[1]+.$`2012`[2]),
                                 `2013`=sum(.$`2013`[1]+.$`2013`[2]),
                                 `2014`=sum(.$`2014`[1]+.$`2014`[2]),
                                 `2015`=sum(.$`2015`[1]+.$`2015`[2]),
                                 `2016`=sum(.$`2016`[1]+.$`2016`[2]),
                                 `2017`=sum(.$`2017`[1]+.$`2017`[2])) %>% 
  
  add_row(Rama.Actividad.Económica="Minería",
          `2011`=sum(.$`2011`[3]),
          `2012`=sum(.$`2012`[3]),
          `2013`=sum(.$`2013`[3]),
          `2014`=sum(.$`2014`[3]),
          `2015`=sum(.$`2015`[3]),
          `2016`=sum(.$`2016`[3]),
          `2017`=sum(.$`2017`[3])) %>%
  
  add_row(Rama.Actividad.Económica="Industria",
          `2011`=sum(.$`2011`[4]),
          `2012`=sum(.$`2012`[4]),
          `2013`=sum(.$`2013`[4]),
          `2014`=sum(.$`2014`[4]),
          `2015`=sum(.$`2015`[4]),
          `2016`=sum(.$`2016`[4]),
          `2017`=sum(.$`2017`[4])) %>%
  
  add_row(Rama.Actividad.Económica="Electricidad,  gas  y  agua",
          `2011`=sum(.$`2011`[5]),
          `2012`=sum(.$`2012`[5]),
          `2013`=sum(.$`2013`[5]),
          `2014`=sum(.$`2014`[5]),
          `2015`=sum(.$`2015`[5]),
          `2016`=sum(.$`2016`[5]),
          `2017`=sum(.$`2017`[5])) %>%
  
  add_row(Rama.Actividad.Económica="Construcción",
          `2011`=sum(.$`2011`[6]),
          `2012`=sum(.$`2012`[6]),
          `2013`=sum(.$`2013`[6]),
          `2014`=sum(.$`2014`[6]),
          `2015`=sum(.$`2015`[6]),
          `2016`=sum(.$`2016`[6]),
          `2017`=sum(.$`2017`[6])) %>%
  
  add_row(Rama.Actividad.Económica="Comercio",
          `2011`=sum(.$`2011`[7]+.$`2011`[8]),
          `2012`=sum(.$`2012`[7]+.$`2012`[8]),
          `2013`=sum(.$`2013`[7]+.$`2013`[8]),
          `2014`=sum(.$`2014`[7]+.$`2014`[8]),
          `2015`=sum(.$`2015`[7]+.$`2015`[8]),
          `2016`=sum(.$`2016`[7]+.$`2016`[8]),
          `2017`=sum(.$`2017`[7]+.$`2017`[8])) %>%
  
  add_row(Rama.Actividad.Económica="Transporte  y  comunicaciones",
          `2011`=sum(.$`2011`[9]),
          `2012`=sum(.$`2012`[9]),
          `2013`=sum(.$`2013`[9]),
          `2014`=sum(.$`2014`[9]),
          `2015`=sum(.$`2015`[9]),
          `2016`=sum(.$`2016`[9]),
          `2017`=sum(.$`2017`[9])) %>%
  
  add_row(Rama.Actividad.Económica="Establecimientos  ftnancieros",
          `2011`=sum(.$`2011`[10]+.$`2011`[11]),
          `2012`=sum(.$`2012`[10]+.$`2012`[11]),
          `2013`=sum(.$`2013`[10]+.$`2013`[11]),
          `2014`=sum(.$`2014`[10]+.$`2014`[11]),
          `2015`=sum(.$`2015`[10]+.$`2015`[11]),
          `2016`=sum(.$`2016`[10]+.$`2016`[11]),
          `2017`=sum(.$`2017`[10]+.$`2017`[11])) %>%
  
  add_row(Rama.Actividad.Económica="Servicios",
          `2011`=sum(.$`2011`[12]+.$`2011`[13]+.$`2011`[14]+.$`2011`[15]+.$`2011`[16]+.$`2011`[17]),
          `2012`=sum(.$`2012`[12]+.$`2012`[13]+.$`2012`[14]+.$`2012`[15]+.$`2012`[16]+.$`2012`[17]),
          `2013`=sum(.$`2013`[12]+.$`2013`[13]+.$`2013`[14]+.$`2013`[15]+.$`2013`[16]+.$`2013`[17]),
          `2014`=sum(.$`2014`[12]+.$`2014`[13]+.$`2014`[14]+.$`2014`[15]+.$`2014`[16]+.$`2014`[17]),
          `2015`=sum(.$`2015`[12]+.$`2015`[13]+.$`2015`[14]+.$`2015`[15]+.$`2015`[16]+.$`2015`[17]),
          `2016`=sum(.$`2016`[12]+.$`2016`[13]+.$`2016`[14]+.$`2016`[15]+.$`2016`[16]+.$`2016`[17]),
          `2017`=sum(.$`2017`[12]+.$`2017`[13]+.$`2017`[14]+.$`2017`[15]+.$`2017`[16]+.$`2017`[17])) %>%
  
  add_row(Rama.Actividad.Económica="Actividades  no  especiftcadas",
          `2011`=sum(.$`2011`[18]),
          `2012`=sum(.$`2012`[18]),
          `2013`=sum(.$`2013`[18]),
          `2014`=sum(.$`2014`[18]),
          `2015`=sum(.$`2015`[18]),
          `2016`=sum(.$`2016`[18]),
          `2017`=sum(.$`2017`[18]))

colnames(cuadro4_4)<-c("Rama.Actividad.Económica",2018)

cuadro4_4<-cuadro4_4 %>% add_row(Rama.Actividad.Económica="Agricultura  y  pesca",
                                 `2018`=sum(.$`2018`[1])) %>% 
  
  add_row(Rama.Actividad.Económica="Minería",
          `2018`=sum(.$`2018`[2])) %>%
  
  add_row(Rama.Actividad.Económica="Industria",
          `2018`=sum(.$`2018`[3])) %>%
  
  add_row(Rama.Actividad.Económica="Electricidad,  gas  y  agua",
          `2018`=sum(.$`2018`[4]+.$`2018`[5])) %>%
  
  add_row(Rama.Actividad.Económica="Construcción",
          `2018`=sum(.$`2018`[6])) %>%
  
  add_row(Rama.Actividad.Económica="Comercio",
          `2018`=sum(.$`2018`[7]+.$`2018`[9])) %>%
  
  add_row(Rama.Actividad.Económica="Transporte  y  comunicaciones",
          `2018`=sum(.$`2018`[8]+.$`2018`[10])) %>%
  
  add_row(Rama.Actividad.Económica="Establecimientos  ftnancieros",
          `2018`=sum(.$`2018`[11]+.$`2018`[12])) %>%
  
  add_row(Rama.Actividad.Económica="Servicios",
          `2018`=sum(.$`2018`[13]+.$`2018`[14]+.$`2018`[15]+.$`2018`[16]+.$`2018`[17]+.$`2018`[18]+.$`2018`[19]+.$`2018`[20]+.$`2018`[21])) %>%
  
  add_row(Rama.Actividad.Económica="Actividades  no  especiftcadas",
          `2018`=sum(.$`2018`[22]))

cuadro5_mujeres<-merge(cuadro4_2,cuadro4_3,by="Rama.Actividad.Económica",all.x = TRUE)
cuadro5_mujeres<-merge(cuadro5_mujeres,cuadro4_4,by="Rama.Actividad.Económica",all.x = TRUE)

cuadro5_mujeres<-unique( cuadro5_mujeres )
cuadro5_mujeres<-cuadro5_mujeres[-3,]

## combinar y crear cuadro 5

cuadro5_hombres<-cuadro5_hombres %>% mutate(sexo="hombres")
cuadro5_mujeres<-cuadro5_mujeres %>% mutate(sexo="mujeres")
cuadro5<-rbind(cuadro5_hombres,cuadro5_mujeres)

cuadro5 %>% filter(Rama.Actividad.Económica!="Total") %>% 
  gather(ano,afiliados,-Rama.Actividad.Económica,-sexo) %>% mutate(afiliados=as.numeric(afiliados),
                                                             ano=as.numeric(ano)) %>% 
  ggplot(aes(x=ano,y=afiliados,color=Rama.Actividad.Económica)) + geom_line() + geom_point() + theme_bw() + facet_wrap(~sexo) + 
  labs(title = "Gráfico 5. Cantidad de afiliados activos a nivel nacional, por rama de actividad económica y sexo",
       x="Anos",
       y = "Trabajadores sindicalizados",
       caption = "Fuente: Compendio estadístico Dirección del Trabajo") + 
  theme(legend.position = "bottom",plot.title = element_text(size=12),
        plot.subtitle = element_text(size=10),
        plot.caption = element_text(size=8)) + scale_y_continuous(labels=function(x) format(x, big.mark = ".", scientific = FALSE))+
  scale_x_continuous(limits = c(2002, 2018),breaks = c(2002,2010,2018))



ggsave(
  plot = last_plot(),
  filename = "Output/Graficos/1. OOSS/grafico5.Cantidad de afiliados a nivel nacional, por rama de actividad económica y sexo.png",
  device = "png",
  dpi = "retina",
  units = "cm",
  width = 33,
  height = 17
)



#### Cuadro 6. Cantidad de sindicatos activos, según tipo de sindicato, años 1991 a 2009 ####






#### Guardar tablas ####
library(writexl)
write_xlsx(cuadro1,"Output/Cuadros/1. OOSS/cuadro1.xlsx", col_names = TRUE,format_headers = TRUE)
write_xlsx(cuadro2,"Output/Cuadros/1. OOSS/cuadro2.xlsx", col_names = TRUE,format_headers = TRUE)
write_xlsx(cuadro3,"Output/Cuadros/1. OOSS/cuadro3.xlsx", col_names = TRUE,format_headers = TRUE)
write_xlsx(cuadro4,"Output/Cuadros/1. OOSS/cuadro4.xlsx", col_names = TRUE,format_headers = TRUE)
write_xlsx(cuadro5,"Output/Cuadros/1. OOSS/cuadro5.xlsx", col_names = TRUE,format_headers = TRUE)
